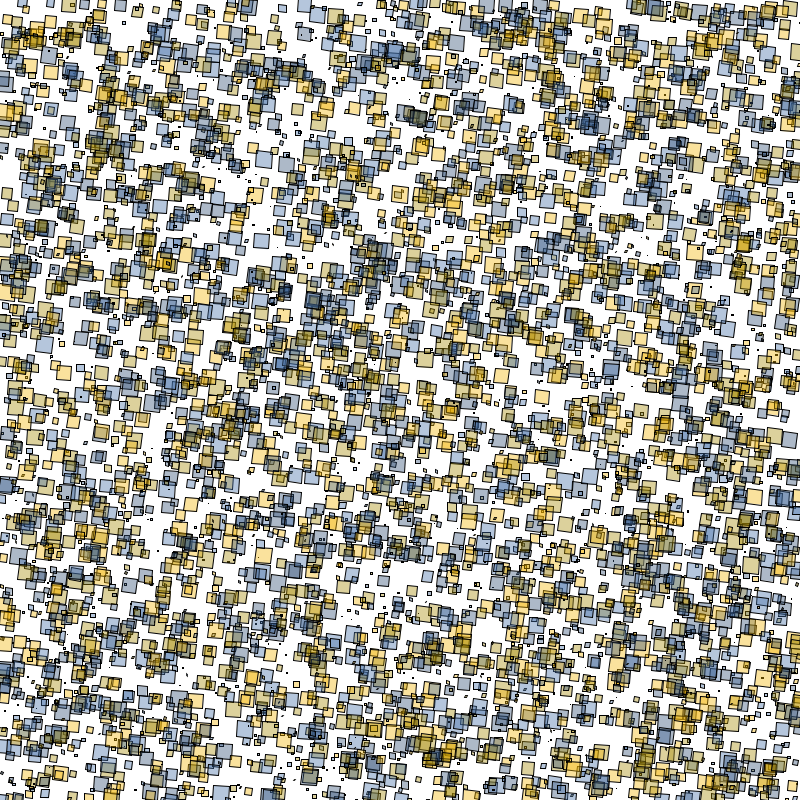
Frame 1 (no input)
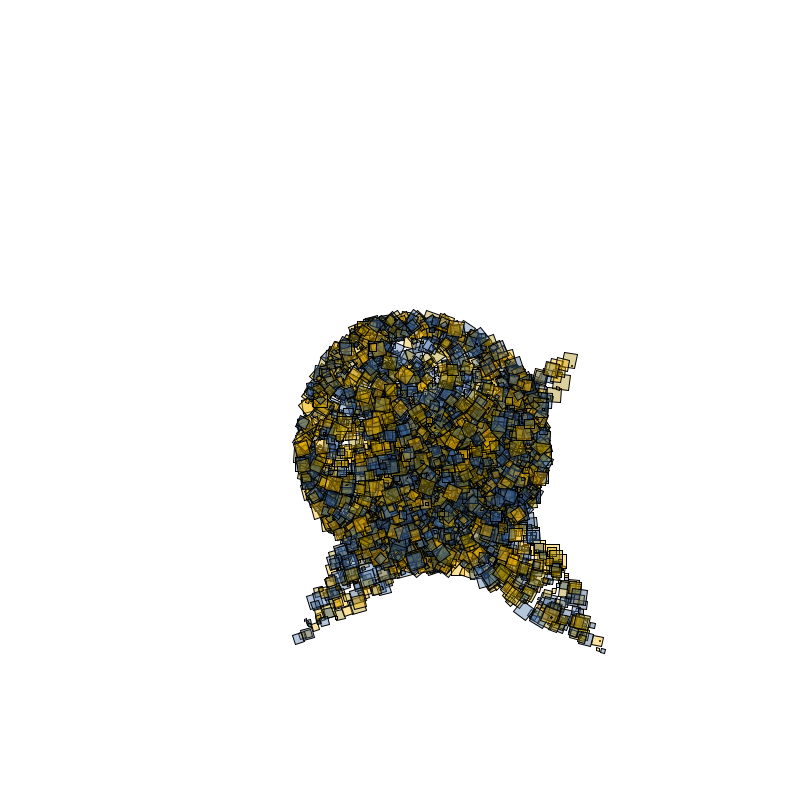
Frame 60 (the mouse pressed at the canvas centre just before this capture)
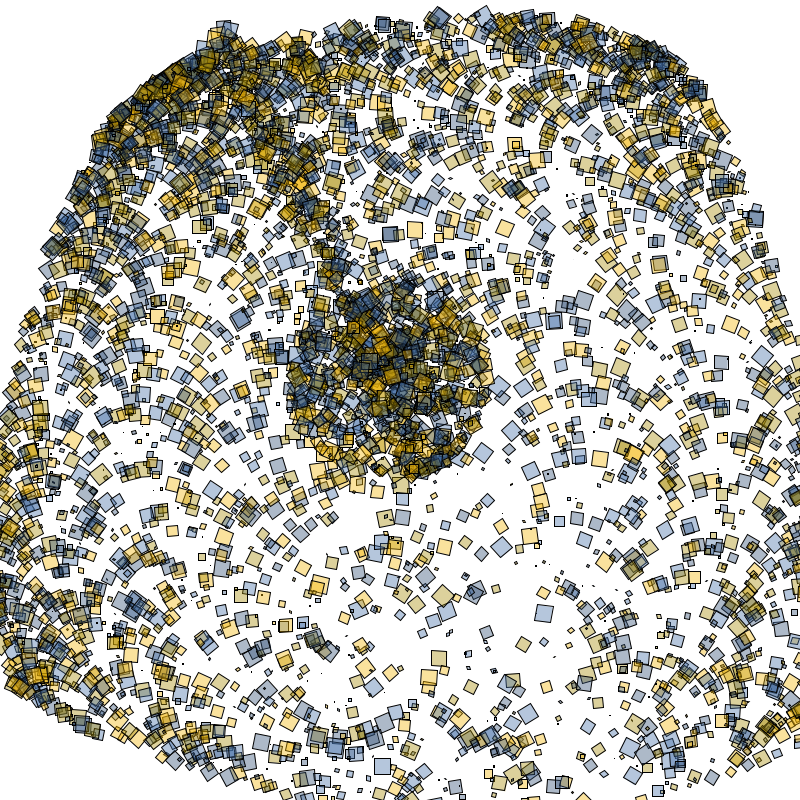
Frame 120 (the mouse held since frame 60 and released just before this capture)

The Processing sketch that drew these frames (run headless with seeded random() and noise(); from frame 60 on, the mouse is pressed at the canvas centre):

// Processing sketch: SquareAttraction
// ── SquareAttraction.pde
Particle[] m = new Particle[6000]; 
Attractor a;
int iter = 0; 
String filename = str(hour()+minute()+second()+year()); 
 
void setup() {
  size(800,800);
  for(int i = 0; i < m.length; i++)
  {
   m[i] =  new Particle(random(0,1),random(0,width),random(0,height));
  }
  a = new Attractor();
}
 
void draw() {
  background(255);
 
for(int i = 0; i < m.length; i++)
{
  PVector force = a.attract(m[i]);
  m[i].applyForce(force);
  m[i].update();
 
  a.display();
  m[i].display();
}
  save(filename+"_"+iter+".jpg"); 
  iter++; 
}

// ── Attractor.pde
class Attractor {
  float mass;
  PVector location;
  float G;

  Attractor() {
    location = new PVector(width/2,height/2);
    mass = 50;
    G = 0.4;
  }

  PVector attract(Particle m) {
    PVector force = PVector.sub(location,m.location);
    float distance = force.mag();
    distance = constrain(distance,5.0,10.0);


    force.normalize();
    float strength = (G * mass * m.mass) / (distance * distance);
    force.mult(strength);
    return force;
  }

  void display() {
    stroke(0);
    fill(175,200);
   //ellipse(location.x,location.y,mass*2,mass*2);
  }
}

// ── Particle.pde

class Particle { 
  PVector location; 
  PVector velocity; 
  PVector acceleration; 
  float mass; 
  float g = 0.4; 
  color col;
  
  float angle = 0; 
  float aVelocity = 3; 
  float aAcceleration = 0.01; 

  Particle(float m, float x, float y) 
  {

    GetPallette(); 
    location = new PVector(x, y); 
    velocity = new PVector(1, 2); 
    acceleration = new PVector(0, 0); 
    mass = m;
    col = outdoors[int(random(0,4))];
  }
  
  
    PVector attract(Particle m) {
 
      
    PVector force = PVector.sub(location,m.location);
    float distance = force.mag();
    distance = constrain(distance,5.0,25.0);
    force.normalize();
 
    float strength = (g * mass * m.mass) / (distance * distance);
    force.mult(strength);
    return force;
  }



  void applyForce(PVector force) {
    PVector f = PVector.div(force, mass); 
    acceleration.add(f);
  }

  void update()
  {
    velocity.add(acceleration); 
    location.add(velocity); 
    
    aAcceleration = acceleration.x / 10.0; 
    aVelocity += aAcceleration; 
    aVelocity = constrain(aVelocity, -0.1,0.1); 
    angle += aVelocity; 
    
    acceleration.mult(0);
  }

  void display() 
  {
    stroke(0); 
    fill(col,100);
    rectMode(CENTER); 
    pushMatrix(); 
    translate(location.x, location.y); 
    rotate(angle); 
    rect(0,0,mass*16, mass*16);
    popMatrix(); 
  }

  void checkEdges() {
    if (location.x > width) {
      location.x = width; 
      velocity.x *= -1;
    } else if (location.x < 0) {
      velocity.x *= -1;   
      location.x = 0;
    }

    if (location.y > height) {
      velocity.y *= -1; 
      location.y = height;
    }
  }
}

// ── pallete.pde

color[] summer = new color[5]; 
color[] redblue = new color[5]; 
color[] darkred = new color[5]; 
color[] outdoors = new color[5]; 
 // default 


 void  GetPallette()
 {

  
  // summer
  summer[0] = color(255,245,134);
  summer[1] =color(255,140,100);
  summer[2] =color(255,102,89);
  summer[3] = color(124,106,124); 
  summer[4] = color(162,160,168); 
  
    // redblue
  redblue[0] = color(242,80,86);
  redblue[1] =color(255,138,138);
  redblue[2] =color(0,86,119);
  redblue[3] = color(3,119,165); 
  redblue[4] = color(51,156,198); 
  
  //darkred
  darkred[0] = color(252,29,46);
  darkred[1] =color(165,49,59);
  darkred[2] =color(89,36,46);
  darkred[3] = color(40,89,84); 
  darkred[4] = color(242,204,92); 
  
  //outdoors 
  outdoors[0] = color(67,110,165);
  outdoors[1] =color(47,76,114);
  outdoors[2] =color(165,138,3);
  outdoors[3] = color(242,182,4); 
  outdoors[4] = color(191,131,59); 
 }
